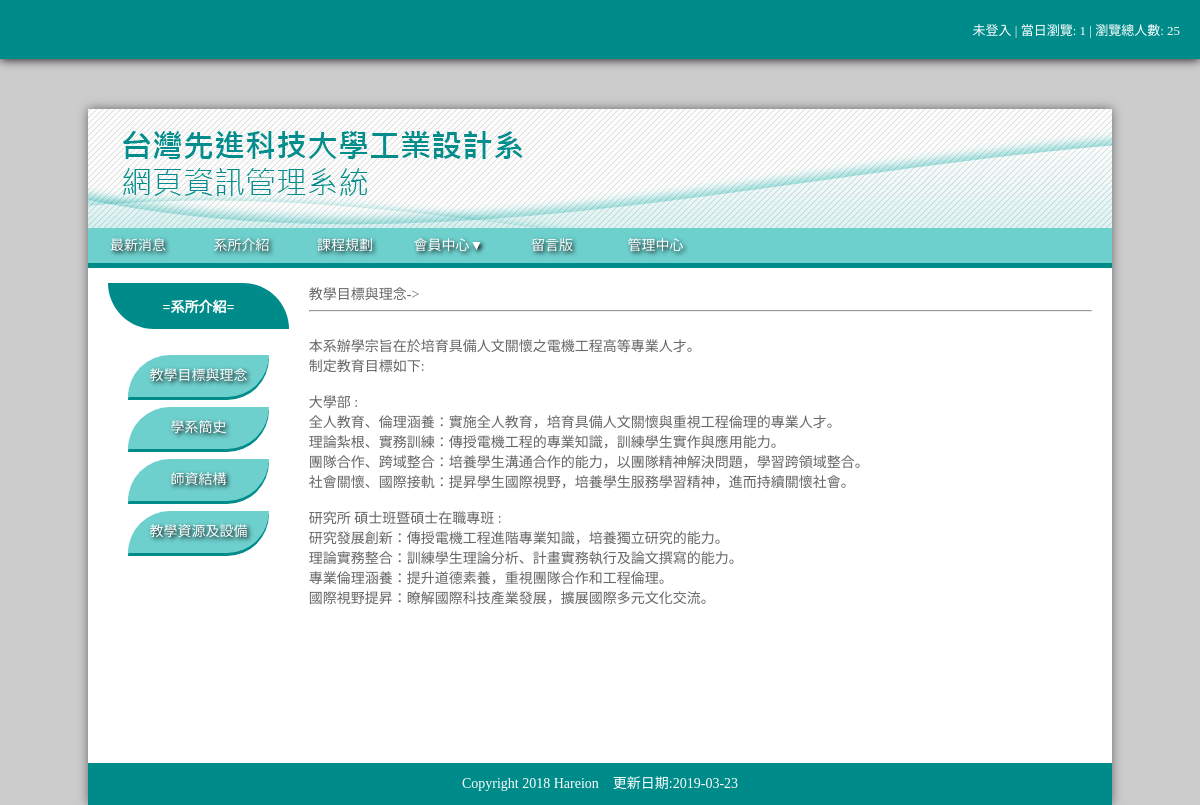
The page /main.php?do=dep on the database its author committed.
### tables this page shows
CREATE TABLE `dep` (
  `seq` int(10) UNSIGNED NOT NULL,
  `title` text NOT NULL,
  `con` text NOT NULL
);

### dep.php (the view)
<div id="left">
  <div class="ma ct bb ltop">=系所介紹=</div>
  <br>
  <?
    $dro=mysqli_query($link,"select * from dep");
    while($drow=mysqli_fetch_array($dro)){
  ?>
  <a href="?do=dep&type=<?=$drow['seq']?>"><div class="ma ct lnav"><?=$drow['title']?></div></a>
  <?
    }
  ?>
</div>
<?
$type=(!empty($_GET['type']))?$_GET['type']:"1";
$drow=mysqli_fetch_array(mysqli_query($link,"select * from dep WHERE seq='$type'"));
?>
<div id="con" style="width:80%">
  <?=$drow['title']?>->
  <hr><br>
  <?=nl2br($drow['con'])?>
</div>

### main.css (style rules this page uses)
* { box-sizing:border-box; }
body { margin:0; padding:0; background: #ccc; font-size:14px; font-family:"微軟正黑體"; color:#666 }
a { text-decoration: none; color:#666 }
.ma { margin:auto; border-radius:10px; }
.ct { text-align: center; }
.bb { font-weight: bolder; }
#left,#right { width:20%; min-height: 300px; float: left; }
#con { width:60%; float: left; padding:0 10px 20px 10px; }
.ltop { width:90%; background: darkcyan; color: white; padding:10px; border:3px solid darkcyan; border-radius:0 50px; }
.lnav { width:70%; margin:10px auto; background: #6DD0CD; color: white; text-shadow:2px 2px 4px black; line-height: 3em; border-radius:50px 0; box-shadow: 0 3px darkcyan; }

### rows shown on the page
dep: title "教學目標與理念", con "本系辦學宗旨在於培育具備人文關懷之電機工程高等專業人才。 制定教育目標如下: 大學部 : 全人教育、倫理涵養：實施全人教育，培育具備人文關懷與重視工程倫理的專業人才。 理論紮根、實務訓練：傳授電機工程的專業知識，訓練學生實作與應用能力。 團隊合作、跨域整合：培養學生溝通合作的能力，以團隊精神解決問題，學習跨領域整合。 社會關懷、國際接軌：提昇學生國際視野，培養學生服務學習精神，進而持續關懷社會。 研究所 碩士班暨碩士在職專班 : 研究發展創新：傳授電機工程進階專業知識，培養獨立研究的能力。 理論實務整合：訓練學生理論分析、計畫實務執行及論文撰寫的能力。 專業倫理涵養：提升道德素養，重視團隊合作和工程倫理。 國際視野提昇：瞭解國際科技產業發展，擴展國際多元文化交流。"
dep: title "學系簡史"
dep: title "師資結構"
dep: title "教學資源及設備"

### other values the page prints
$_SESSION['now'] "1"
$all "25"
